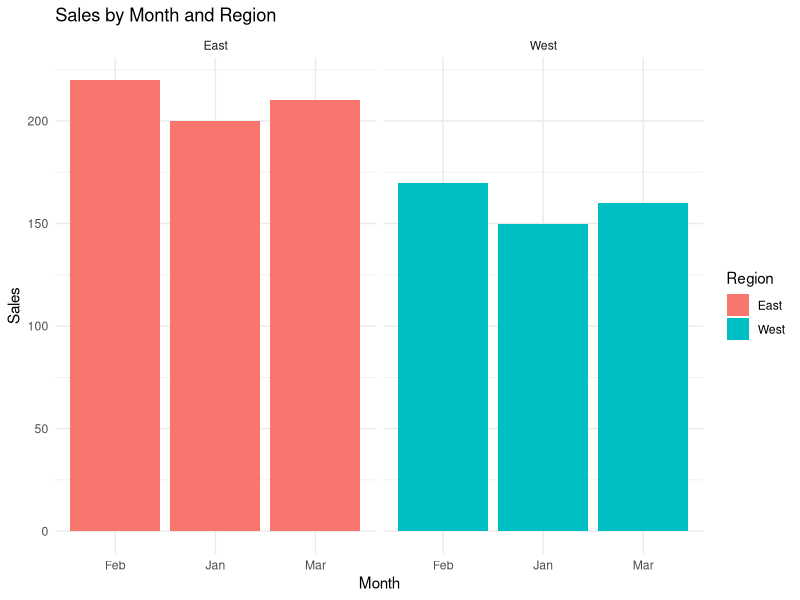

Generate this figure with R:
library(ggplot2)
# Create a data frame
sales_region_data <- data.frame(
  Month = c("Jan", "Jan", "Feb", "Feb", "Mar", "Mar"),
  Region = c("East", "West", "East", "West", "East", "West"),
  Sales = c(200, 150, 220, 170, 210, 160)
)

# Plot facet plot
ggplot(sales_region_data, aes(x = Month, y = Sales, fill = Region)) +
  geom_bar(stat = "identity", position = "dodge") +
  facet_wrap(~ Region) +
  labs(title = "Sales by Month and Region",
       x = "Month",
       y = "Sales") +
  theme_minimal()
